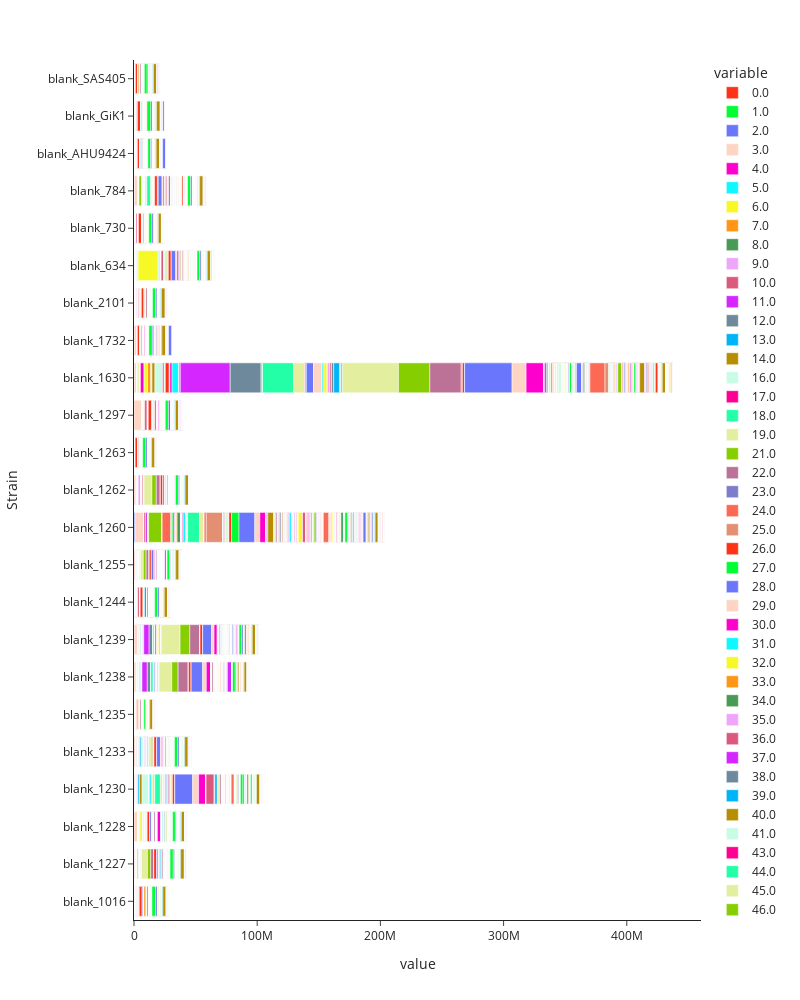

Notebook source saved alongside this figure:
### Code cell
#Plot the RAW data for the Blanks
df_blank=pd.read_csv(final_path+experiment+'_blanks_average.csv')
df_blank.drop(['Unnamed: 0'], axis=1, inplace=True)

#create and write fig
fig = px.bar(df_blank, y="Strain", x=df_blank.columns[1:], orientation="h", template="simple_white", width=800, height=1000, color_discrete_sequence=px.colors.qualitative.Light24)
fig.write_html(final_path+'Fingerprint_blank_raw.html')
#fig.write_image(final_path+'Fingerprint_incub_treated.png', engine="kaleido")
fig.show()
